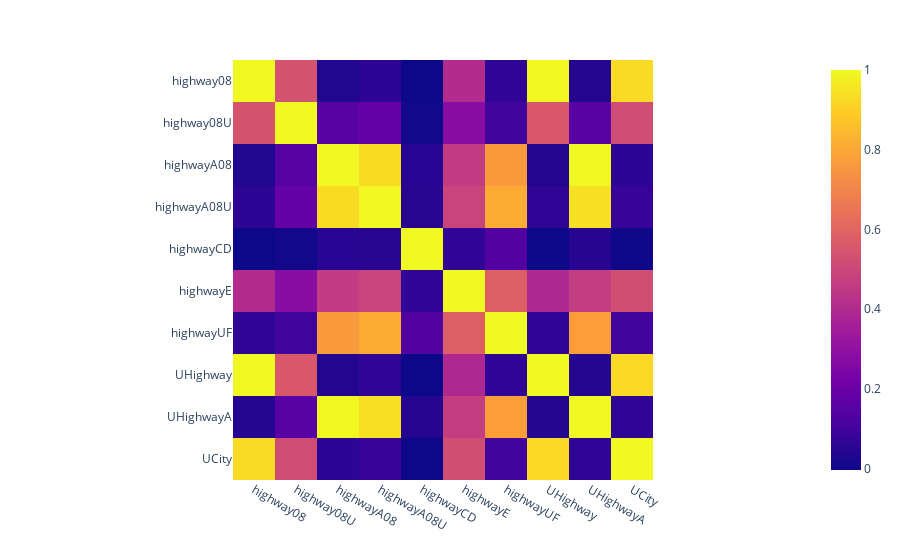

The code cell stored with this chart in its notebook:
### Markdown cell above
14. Numeric feature: highwayXXXX

### Code cell
df40 = df[['highway08', 'highway08U', 'highwayA08', 'highwayA08U', 'highwayCD', 'highwayE', 'highwayUF', 'UHighway', 'UHighwayA', 'UCity']]
fig = px.imshow(df40.corr())
fig.show()

### Figure 1 — Plotly figure (JSON) as saved in the notebook; plotly's stock layout.template omitted (floating-point values rounded to 4 significant figures)
{"data": [{"coloraxis": "coloraxis", "hovertemplate": "x: %{x}<br>y: %{y}<br>color: %{z}<extra></extra>", "name": "0", "type": "heatmap", "x": ["highway08", "highway08U", "highwayA08", "highwayA08U", "highwayCD", "highwayE", "highwayUF", "UHighway", "UHighwayA", "UCity"], "xaxis": "x", "y": ["highway08", "highway08U", "highwayA08", "highwayA08U", "highwayCD", "highwayE", "highwayUF", "UHighway", "UHighwayA", "UCity"], "yaxis": "y", "z": [[1, 0.5396, 0.03635, 0.05676, -0.003262, 0.4041, 0.06321, 0.9949, 0.04078, 0.9257], [0.5396, 1, 0.1516, 0.1858, 0.009175, 0.2781, 0.09634, 0.554, 0.1546, 0.5161], [0.03635, 0.1516, 1, 0.9314, 0.04577, 0.4589, 0.7641, 0.03688, 0.9943, 0.05551], [0.05676, 0.1858, 0.9314, 1, 0.04921, 0.4899, 0.8069, 0.06065, 0.9392, 0.07733], [-0.003262, 0.009175, 0.04577, 0.04921, 1, 0.06709, 0.1383, -0.002576, 0.0454, -0.0008344], [0.4041, 0.2781, 0.4589, 0.4899, 0.06709, 1, 0.5795, 0.3901, 0.4657, 0.5201], [0.06321, 0.09634, 0.7641, 0.8069, 0.1383, 0.5795, 1, 0.06484, 0.7755, 0.09645], [0.9949, 0.554, 0.03688, 0.06065, -0.002576, 0.3901, 0.06484, 1, 0.04402, 0.9245], [0.04078, 0.1546, 0.9943, 0.9392, 0.0454, 0.4657, 0.7755, 0.04402, 1, 0.06125], [0.9257, 0.5161, 0.05551, 0.07733, -0.0008344, 0.5201, 0.09645, 0.9245, 0.06125, 1]]}], "layout": {"coloraxis": {"colorscale": [[0, "#0d0887"], [0.1111, "#46039f"], [0.2222, "#7201a8"], [0.3333, "#9c179e"], [0.4444, "#bd3786"], [0.5556, "#d8576b"], [0.6667, "#ed7953"], [0.7778, "#fb9f3a"], [0.8889, "#fdca26"], [1, "#f0f921"]]}, "margin": {"t": 60}, "xaxis": {"anchor": "y", "constrain": "domain", "domain": [0, 1], "scaleanchor": "y"}, "yaxis": {"anchor": "x", "autorange": "reversed", "constrain": "domain", "domain": [0, 1]}}}
